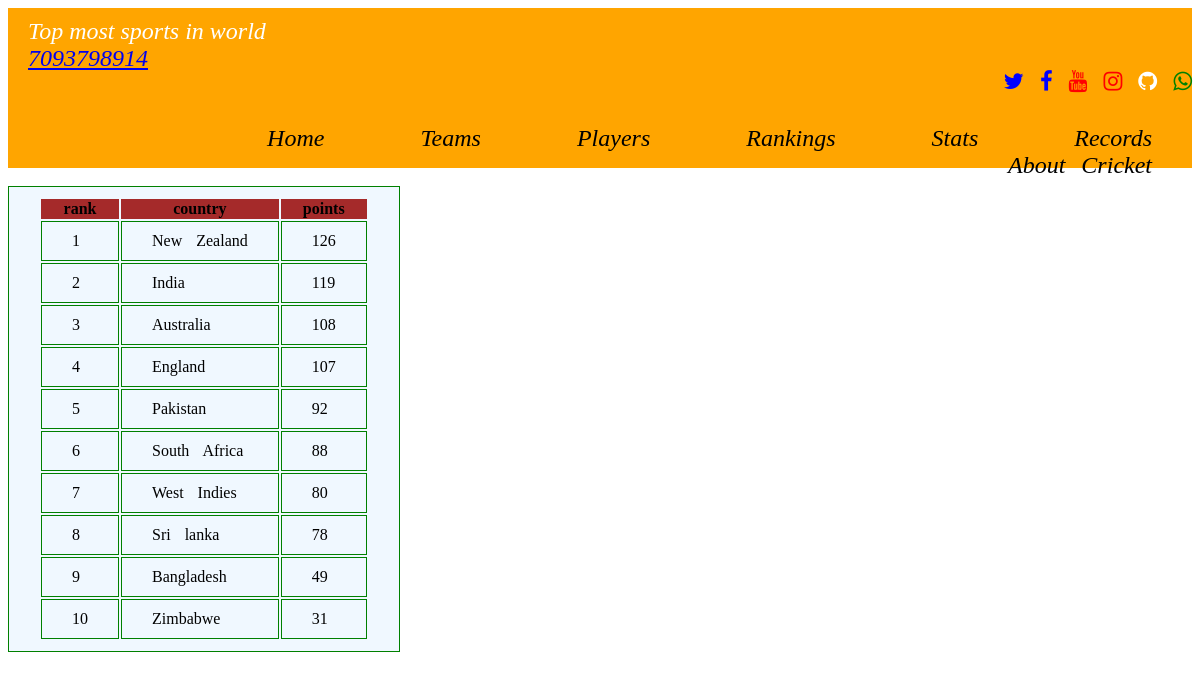
Page /web/icc_test_team on the committed database.
### web/models.py (models this page shows)
class TestTeamRankings(models.Model):
    rank=models.IntegerField()
    country=models.CharField(max_length=80)
    points=models.IntegerField()

### web/views.py (the view)
# urls.py: path('icc_test_team',views.icc_test_team,name='icc_test_team'),
def icc_test_team(request):
    de=TestTeamRankings.objects.all
    return render(request,'web/icc_test_team.html',{'access_records':de})

### template/web/icc_test_team.html (shortened to what this page needs)
<!DOCTYPE html>
{% extends "web/all.html" %}
{% load static %}
{% block body_block %}
<body >
    <div class="body">
         <table>
         <div class="dhana">
                <tr>
                  <th colspan="0">rank</th>
                  <th colspan="1">country</th>
                  <th colspan="1">points</th>
                </tr>
                {% for acc in access_records %}
                <tr>
                  <td>{{ acc.rank }}</td>
                  <td>{{ acc.country }}</td>
                  <td>{{ acc.points }}</td>
                </tr>
                {% endfor %}
    </div></table>
        {% endblock %}

### static/images/css/style.css (style rules this page uses)
table,td { border: 1px solid green; background-color: aliceblue; word-spacing: 10px; padding: 10px 30px 10px 30px; color: black; }
th { background-color: brown; }

### rows in the picture
TestTeamRankings: rank "1", country "New Zealand", points "126"
TestTeamRankings: rank "2", country "India", points "119"
TestTeamRankings: rank "3", country "Australia", points "108"
TestTeamRankings: rank "4", country "England", points "107"
TestTeamRankings: rank "5", country "Pakistan", points "92"
TestTeamRankings: rank "6", country "South Africa", points "88"
TestTeamRankings: rank "7", country "West Indies", points "80"
TestTeamRankings: rank "8", country "Sri lanka", points "78"
TestTeamRankings: rank "9", country "Bangladesh", points "49"
TestTeamRankings: rank "10", country "Zimbabwe", points "31"
